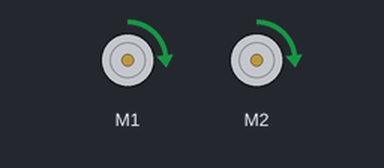
Simulated run of this program. Board: MicroPython board. On the bench: 2 × DC motor (green arrow = forward, orange = backward, longer = faster).

Above: at 8.0 s.
At 14.0 s:
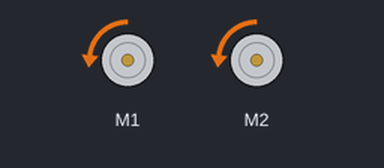
Timing chart, 0 to 17.4 s (numbered marks = the images above):
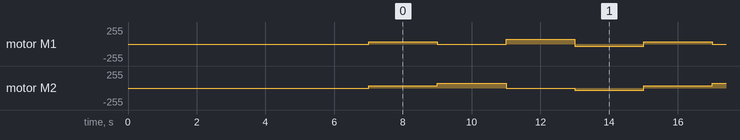

Measured:
- by itself, motor M1: repeats every 8.0 s: stopped 2.0 s, forward 73/255 2.0 s, backward 36/255 2.0 s, forward 36/255 2.0 s
- by itself, motor M2: repeats every 8.0 s: forward 73/255 2.0 s, stopped 2.0 s, backward 36/255 2.0 s, forward 36/255 2.0 s

The program:

first_movement.py
```python
from arduino_alvik import ArduinoAlvik
from time import sleep
import sys

alvik = ArduinoAlvik()
alvik.begin()
sleep(5)

while True:
  #Drive forward
  alvik.set_wheels_speed(10,10)
  sleep(2)
  #Turn left
  alvik.set_wheels_speed(0,20)
  sleep(2)
  #Turn right
  alvik.set_wheels_speed(20,0)
  sleep(2)
  #Drive backwards
  alvik.set_wheels_speed(-10,-10)
  sleep(2)
```
